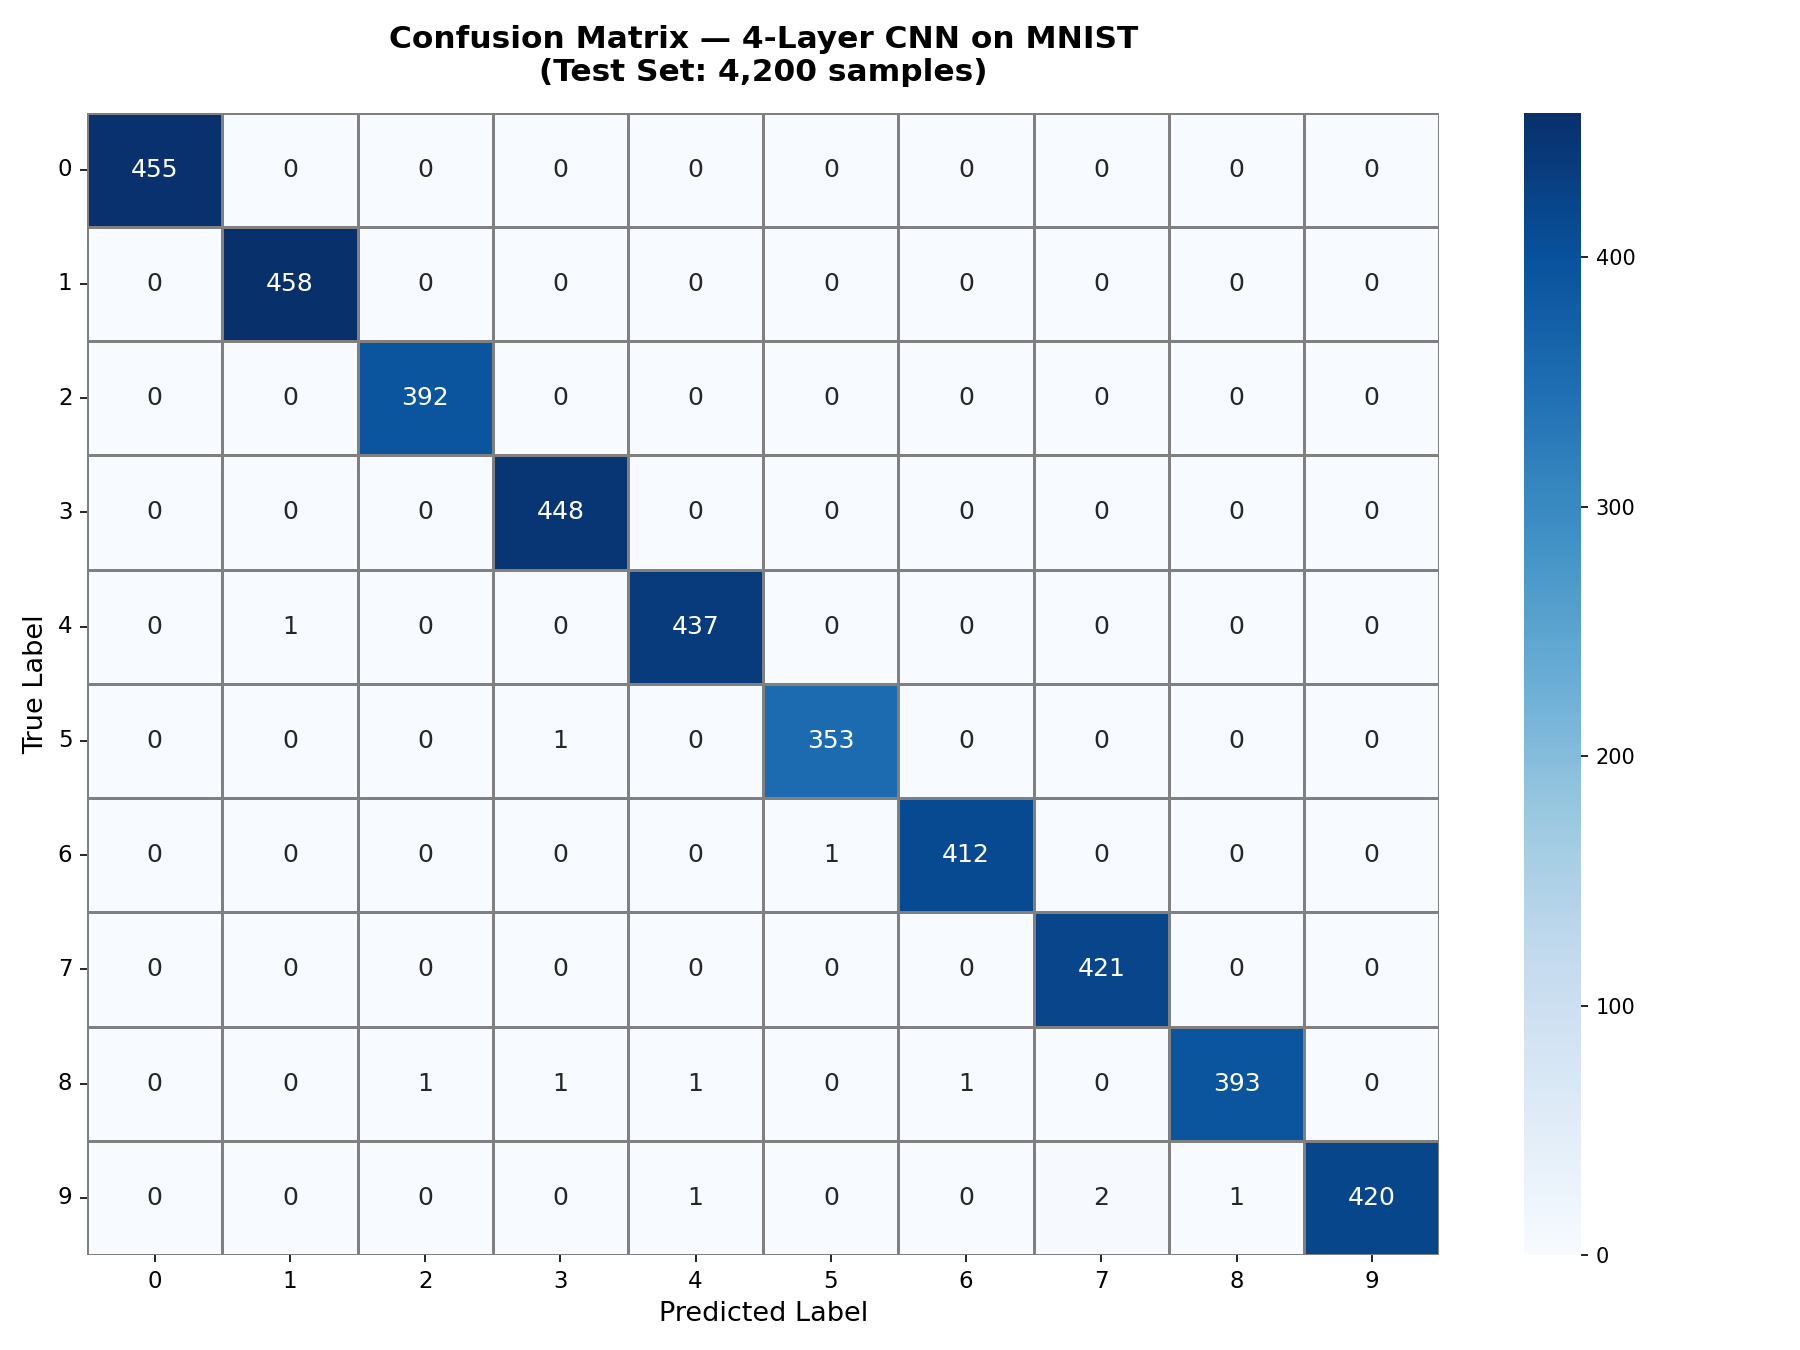

Write Python code to recreate this figure.
# confusion_matrix.py — Run once to generate confusion matrix
import numpy as np
import pandas as pd
import tensorflow as tf
import matplotlib.pyplot as plt
import seaborn as sns
from sklearn.metrics import confusion_matrix, classification_report

# ── Load model ────────────────────────────────────────────────────────────────
model = tf.keras.models.load_model("digit_cnn_model.h5")
print("✓ Model loaded")

# ── Load test data (same split as training) ───────────────────────────────────
df = pd.read_csv("train.csv")
X = df.drop("label", axis=1).values.astype("float32") / 255.0
y = df["label"].values

# Use last 10% as test set (same as your train_model.py)
split = int(0.9 * len(X))
X_test = X[split:].reshape(-1, 28, 28, 1)
y_test = y[split:]

print(f"✓ Test samples: {len(X_test)}")

# ── Predict ───────────────────────────────────────────────────────────────────
y_pred_probs = model.predict(X_test, verbose=1)
y_pred = np.argmax(y_pred_probs, axis=1)

# ── Confusion Matrix ──────────────────────────────────────────────────────────
cm = confusion_matrix(y_test, y_pred)

plt.figure(figsize=(12, 9))
sns.heatmap(cm, annot=True, fmt='d', cmap='Blues',
            xticklabels=range(10), yticklabels=range(10),
            linewidths=0.5, linecolor='gray',
            annot_kws={"size": 12})

plt.title("Confusion Matrix — 4-Layer CNN on MNIST\n(Test Set: 4,200 samples)",
          fontsize=15, fontweight='bold', pad=15)
plt.xlabel("Predicted Label", fontsize=13)
plt.ylabel("True Label", fontsize=13)
plt.xticks(fontsize=11)
plt.yticks(fontsize=11, rotation=0)
plt.tight_layout()
plt.savefig("confusion_matrix.png", dpi=150)
plt.show()
print("✓ Saved: confusion_matrix.png")

# ── Per-class metrics ─────────────────────────────────────────────────────────
print("\n" + "="*60)
print("CLASSIFICATION REPORT")
print("="*60)
print(classification_report(y_test, y_pred,
      target_names=[f"Digit {i}" for i in range(10)]))

# ── Per-digit accuracy ────────────────────────────────────────────────────────
print("\nPer-Digit Accuracy:")
print("-"*30)
for i in range(10):
    correct = cm[i][i]
    total = cm[i].sum()
    acc = correct / total * 100
    print(f"  Digit {i}: {correct}/{total} = {acc:.2f}%")
